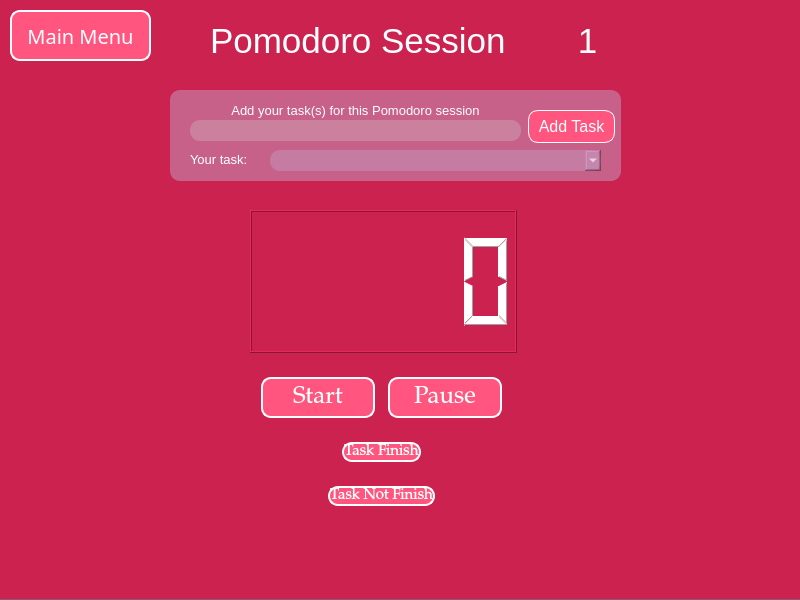
<?xml version="1.0" encoding="UTF-8"?>
<ui version="4.0">
 <class>Widget</class>
 <widget class="QWidget" name="Widget">
  <property name="geometry">
   <rect>
    <x>0</x>
    <y>0</y>
    <width>800</width>
    <height>600</height>
   </rect>
  </property>
  <property name="minimumSize">
   <size>
    <width>800</width>
    <height>600</height>
   </size>
  </property>
  <property name="maximumSize">
   <size>
    <width>800</width>
    <height>600</height>
   </size>
  </property>
  <property name="windowTitle">
   <string>Widget</string>
  </property>
  <property name="styleSheet">
   <string notr="true">background-color: rgb(133, 92, 119);</string>
  </property>
  <widget class="QWidget" name="Pomodoro" native="true">
   <property name="geometry">
    <rect>
     <x>0</x>
     <y>0</y>
     <width>800</width>
     <height>599</height>
    </rect>
   </property>
   <property name="styleSheet">
    <string notr="true">background-color: rgb(203, 34, 79);
color:rgb(255, 255, 255);</string>
   </property>
   <widget class="QWidget" name="addTaskWidget" native="true">
    <property name="enabled">
     <bool>true</bool>
    </property>
    <property name="geometry">
     <rect>
      <x>170</x>
      <y>90</y>
      <width>451</width>
      <height>91</height>
     </rect>
    </property>
    <property name="styleSheet">
     <string notr="true">background-color:rgba(195, 141, 179, 150);
border-radius:10px;
</string>
    </property>
    <widget class="QLabel" name="addYourTasksText">
     <property name="geometry">
      <rect>
       <x>20</x>
       <y>10</y>
       <width>331</width>
       <height>20</height>
      </rect>
     </property>
     <property name="font">
      <font>
       <family>Segoe UI</family>
       <pointsize>10</pointsize>
       <weight>50</weight>
       <italic>false</italic>
       <bold>false</bold>
       <underline>false</underline>
      </font>
     </property>
     <property name="layoutDirection">
      <enum>Qt::LeftToRight</enum>
     </property>
     <property name="styleSheet">
      <string notr="true">background-color:rgba(255, 255, 255, 0);
font: 10pt &quot;Segoe UI&quot;;</string>
     </property>
     <property name="text">
      <string>Add your task(s) for this Pomodoro session</string>
     </property>
     <property name="alignment">
      <set>Qt::AlignCenter</set>
     </property>
    </widget>
    <widget class="QLineEdit" name="taskInput">
     <property name="geometry">
      <rect>
       <x>20</x>
       <y>30</y>
       <width>331</width>
       <height>21</height>
      </rect>
     </property>
     <property name="styleSheet">
      <string notr="true">background-color: rgba(217, 217, 217, 66);
border-radius:10px;
</string>
     </property>
     <property name="text">
      <string/>
     </property>
    </widget>
    <widget class="QPushButton" name="addTask">
     <property name="geometry">
      <rect>
       <x>358</x>
       <y>20</y>
       <width>87</width>
       <height>33</height>
      </rect>
     </property>
     <property name="sizePolicy">
      <sizepolicy hsizetype="Minimum" vsizetype="Expanding">
       <horstretch>0</horstretch>
       <verstretch>0</verstretch>
      </sizepolicy>
     </property>
     <property name="font">
      <font>
       <family>Segoe UI</family>
       <pointsize>12</pointsize>
       <weight>50</weight>
       <italic>false</italic>
       <bold>false</bold>
      </font>
     </property>
     <property name="cursor">
      <cursorShape>PointingHandCursor</cursorShape>
     </property>
     <property name="styleSheet">
      <string notr="true">background-color: rgb(255, 85, 127);
border-style:outset;
border-width:1px;
border-radius:10px;
border-color:white;
</string>
     </property>
     <property name="text">
      <string>Add Task</string>
     </property>
    </widget>
    <widget class="QLabel" name="yourTasksText">
     <property name="geometry">
      <rect>
       <x>20</x>
       <y>60</y>
       <width>79</width>
       <height>18</height>
      </rect>
     </property>
     <property name="font">
      <font>
       <family>Segoe UI</family>
       <pointsize>10</pointsize>
       <weight>50</weight>
       <italic>false</italic>
       <bold>false</bold>
       <underline>false</underline>
      </font>
     </property>
     <property name="layoutDirection">
      <enum>Qt::LeftToRight</enum>
     </property>
     <property name="styleSheet">
      <string notr="true">background-color:rgba(255, 255, 255, 0);
font: 10pt &quot;Segoe UI&quot;;</string>
     </property>
     <property name="text">
      <string>Your task:</string>
     </property>
    </widget>
    <widget class="QComboBox" name="tasksCombo">
     <property name="geometry">
      <rect>
       <x>100</x>
       <y>60</y>
       <width>331</width>
       <height>21</height>
      </rect>
     </property>
     <property name="styleSheet">
      <string notr="true"/>
     </property>
    </widget>
   </widget>
   <widget class="QLabel" name="pomodoroSession">
    <property name="geometry">
     <rect>
      <x>210</x>
      <y>20</y>
      <width>351</width>
      <height>41</height>
     </rect>
    </property>
    <property name="font">
     <font>
      <family>Segoe UI</family>
      <pointsize>26</pointsize>
      <weight>50</weight>
      <italic>false</italic>
      <bold>false</bold>
      <underline>false</underline>
     </font>
    </property>
    <property name="layoutDirection">
     <enum>Qt::LeftToRight</enum>
    </property>
    <property name="styleSheet">
     <string notr="true">font: 26pt &quot;Segoe UI&quot;;</string>
    </property>
    <property name="text">
     <string>Pomodoro Session</string>
    </property>
   </widget>
   <widget class="QLabel" name="numberOfSession">
    <property name="geometry">
     <rect>
      <x>574</x>
      <y>20</y>
      <width>27</width>
      <height>41</height>
     </rect>
    </property>
    <property name="font">
     <font>
      <family>Segoe UI</family>
      <pointsize>26</pointsize>
      <weight>50</weight>
      <italic>false</italic>
      <bold>false</bold>
      <underline>false</underline>
     </font>
    </property>
    <property name="layoutDirection">
     <enum>Qt::LeftToRight</enum>
    </property>
    <property name="styleSheet">
     <string notr="true">font: 26pt &quot;Segoe UI&quot;;</string>
    </property>
    <property name="text">
     <string>1</string>
    </property>
    <property name="alignment">
     <set>Qt::AlignCenter</set>
    </property>
   </widget>
   <widget class="QPushButton" name="goToMainMenuButton">
    <property name="geometry">
     <rect>
      <x>10</x>
      <y>10</y>
      <width>141</width>
      <height>51</height>
     </rect>
    </property>
    <property name="font">
     <font>
      <family>Chalkboard</family>
      <pointsize>15</pointsize>
     </font>
    </property>
    <property name="cursor">
     <cursorShape>PointingHandCursor</cursorShape>
    </property>
    <property name="styleSheet">
     <string notr="true">background-color: rgb(255, 85, 127);
border-style:outset;
border-width:2px;
border-radius:10px;
border-color:white;
padding:6px;
</string>
    </property>
    <property name="text">
     <string>Main Menu</string>
    </property>
   </widget>
   <widget class="QLCDNumber" name="timeLabel">
    <property name="geometry">
     <rect>
      <x>250</x>
      <y>210</y>
      <width>267</width>
      <height>143</height>
     </rect>
    </property>
   </widget>
   <widget class="QWidget" name="verticalLayoutWidget">
    <property name="geometry">
     <rect>
      <x>248</x>
      <y>362</y>
      <width>267</width>
      <height>161</height>
     </rect>
    </property>
    <layout class="QVBoxLayout" name="verticalLayout">
     <item>
      <layout class="QHBoxLayout" name="horizontalLayout">
       <property name="spacing">
        <number>13</number>
       </property>
       <property name="leftMargin">
        <number>13</number>
       </property>
       <property name="rightMargin">
        <number>13</number>
       </property>
       <property name="bottomMargin">
        <number>3</number>
       </property>
       <item>
        <widget class="QPushButton" name="startButton">
         <property name="font">
          <font>
           <family>Palatino Linotype</family>
           <pointsize>18</pointsize>
          </font>
         </property>
         <property name="cursor">
          <cursorShape>PointingHandCursor</cursorShape>
         </property>
         <property name="styleSheet">
          <string notr="true">background-color: rgb(255, 85, 127);
border-style:outset;
border-width:2px;
border-radius:10px;
border-color:white;
padding:6px;

</string>
         </property>
         <property name="text">
          <string>Start</string>
         </property>
        </widget>
       </item>
       <item>
        <widget class="QPushButton" name="pauseButton">
         <property name="font">
          <font>
           <family>Palatino Linotype</family>
           <pointsize>18</pointsize>
          </font>
         </property>
         <property name="cursor">
          <cursorShape>PointingHandCursor</cursorShape>
         </property>
         <property name="styleSheet">
          <string notr="true">background-color: rgb(255, 85, 127);
border-style:outset;
border-width:2px;
border-radius:10px;
border-color:white;
padding:6px;
</string>
         </property>
         <property name="text">
          <string>Pause</string>
         </property>
        </widget>
       </item>
      </layout>
     </item>
     <item>
      <layout class="QHBoxLayout" name="horizontalLayout_2">
       <property name="spacing">
        <number>13</number>
       </property>
       <property name="leftMargin">
        <number>13</number>
       </property>
       <property name="rightMargin">
        <number>13</number>
       </property>
       <property name="bottomMargin">
        <number>3</number>
       </property>
       <item>
        <spacer name="horizontalSpacer_2">
         <property name="orientation">
          <enum>Qt::Horizontal</enum>
         </property>
         <property name="sizeHint" stdset="0">
          <size>
           <width>40</width>
           <height>20</height>
          </size>
         </property>
        </spacer>
       </item>
       <item>
        <widget class="QPushButton" name="doneButton">
         <property name="font">
          <font>
           <family>Palatino Linotype</family>
           <pointsize>11</pointsize>
           <weight>50</weight>
           <italic>false</italic>
           <bold>false</bold>
          </font>
         </property>
         <property name="cursor">
          <cursorShape>PointingHandCursor</cursorShape>
         </property>
         <property name="styleSheet">
          <string notr="true">background-color: rgb(255, 85, 127);
border-style:outset;
border-width:2px;
border-radius:10px;
border-color:white;

</string>
         </property>
         <property name="text">
          <string>Task Finish</string>
         </property>
        </widget>
       </item>
       <item>
        <spacer name="horizontalSpacer">
         <property name="orientation">
          <enum>Qt::Horizontal</enum>
         </property>
         <property name="sizeHint" stdset="0">
          <size>
           <width>40</width>
           <height>20</height>
          </size>
         </property>
        </spacer>
       </item>
      </layout>
     </item>
     <item>
      <layout class="QHBoxLayout" name="horizontalLayout_3">
       <item>
        <spacer name="horizontalSpacer_4">
         <property name="orientation">
          <enum>Qt::Horizontal</enum>
         </property>
         <property name="sizeHint" stdset="0">
          <size>
           <width>40</width>
           <height>20</height>
          </size>
         </property>
        </spacer>
       </item>
       <item>
        <widget class="QPushButton" name="notFinishedButton">
         <property name="font">
          <font>
           <family>Palatino Linotype</family>
           <pointsize>11</pointsize>
           <weight>50</weight>
           <italic>false</italic>
           <bold>false</bold>
          </font>
         </property>
         <property name="cursor">
          <cursorShape>PointingHandCursor</cursorShape>
         </property>
         <property name="styleSheet">
          <string notr="true">background-color: rgb(255, 85, 127);
border-style:outset;
border-width:2px;
border-radius:10px;
border-color:white;

</string>
         </property>
         <property name="text">
          <string>Task Not Finish</string>
         </property>
        </widget>
       </item>
       <item>
        <spacer name="horizontalSpacer_3">
         <property name="orientation">
          <enum>Qt::Horizontal</enum>
         </property>
         <property name="sizeHint" stdset="0">
          <size>
           <width>40</width>
           <height>20</height>
          </size>
         </property>
        </spacer>
       </item>
      </layout>
     </item>
    </layout>
   </widget>
  </widget>
 </widget>
 <resources/>
 <connections/>
</ui>
